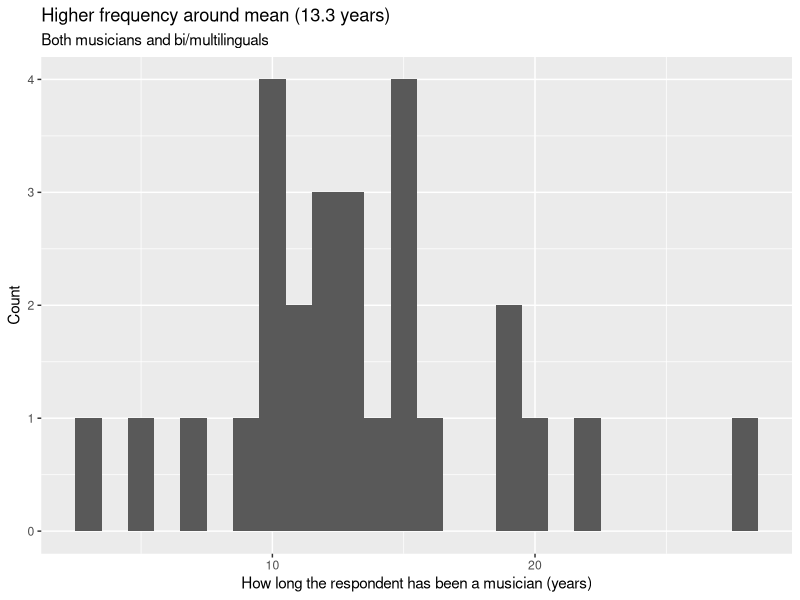

Write the R code that produced this figure.
## ---- chunk 1
library(tidyverse)
survey <- read_csv("Nov4ModifiedCSV.csv") 
view(survey)
glimpse(survey)
## ---- chunk 2
survey %>%
  count(`Finished`)
## ---- chunk 3
survey$PRIVLESSONSDuring <- as.numeric(survey$PRIVLESSONSDuring)
survey$PRIVLESSONSPre <- as.numeric(survey$PRIVLESSONSPre)

survey$COURSEWORKPre <- as.numeric(survey$COURSEWORKPre)
survey$COURSEWORKDuring <- as.numeric(survey$COURSEWORKDuring)

survey$WARMUPPre <- as.numeric(survey$WARMUPPre)
survey$WARMUPDuring <- as.numeric(survey$WARMUPDuring)

survey$FORMALTRAININGPre <- as.numeric(survey$FORMALTRAININGPre)
survey$FORMALTRAININGDuring <- as.numeric(survey$FORMALTRAININGDuring)

survey$PERFORMANCEPre <- as.numeric(survey$PERFORMANCEPre)
survey$PERFORMANCEDuring <- as.numeric(survey$PERFORMANCEDuring)

survey$REHEARSALPre <- as.numeric(survey$REHEARSALPre)
survey$REHEARSALDuring <- as.numeric(survey$REHEARSALDuring)

survey <- survey %>%
  mutate(diffPrivLessons=PRIVLESSONSDuring-PRIVLESSONSPre,
         diffCoursework=COURSEWORKDuring-COURSEWORKPre,
         diffWarmup=WARMUPDuring-WARMUPPre,
         diffFormalTraining=FORMALTRAININGDuring-PERFORMANCEPre,
         diffPerformance=PERFORMANCEDuring-PERFORMANCEPre,
         diffRehearsal=REHEARSALDuring-REHEARSALPre)

## ---- chunk 4
both <- survey %>% filter(`Please select the most relevant choice.`=="I am a musician and a bilingual/multilingual. (cf. numbers 1 and 2 above)")
musician <- survey %>% filter(`Please select the most relevant choice.`=="I am a professional musician, I am a student majoring or minoring in music, I play a musical instrument or sing every day for at least 2 hours per day, OR I am a faculty member teaching music.")
language <- survey %>% filter(`Please select the most relevant choice.`=="I am a bilingual who uses 2 languages every day, OR I am a multilingual who uses 3 or more languages every day.")
## ---- chunk 5
both %>%
  count(`Please select the option that best applies to you.`)

## ---- chunk 6
both %>%
  select(`Please state your music experience in the levels of music training given below. - High school - Music experience`,
         `Please state your music experience in the levels of music training given below. - Some college - Music experience`,
         `Please state your music experience in the levels of music training given below. - Associate’s degree - Music experience`,
         `Please state your music experience in the levels of music training given below. - Bachelor’s degree - Music experience`,
         `Please state your music experience in the levels of music training given below. - Master's degree - Music experience`,
         `Please state your music experience in the levels of music training given below. - PhD or professional degree - Music experience`,
         `If applicable, what other types of musical training did you receive?`)    

## ---- chunk 7
both %>% 
  select(`What are the most enjoyable aspects of your musical life?`,
         `What are some of your most vivid music-related memories?` ,
         `Do you have memories that also include specific musical moments (performing, listening, etc.)?` ,
         `Can a piece of music take you to a different place and time?`,
         `Please share some examples of music making taking you to a different place and time.`)

## ---- chunk 8
both %>%
  select(`With whom do you play music?`,
         `Are there any musicians in your family or amongst your friends?`,
         `How has your family's/friend's musicianship impacted you?`)

## ---- chunk 9
both %>%
  count(`How has COVID-19 affected your ability to be a musician?`)

## ---- chunk 10
both %>%
  count(`How has COVID-19 affected your ability to be a musician?`,
         `In what way has COVID-19 affected your income from music?`,
         `In what way has COVID-19 affected available rehearsal/practice space for you?`,
         `In what way has COVID-19 affected your motivation to play?`)

## ---- chunk 11
both %>%
  select(`How has COVID-19 affected your ability to be a musician?`,
         diffPrivLessons,
         diffCoursework,
         diffWarmup,
         diffFormalTraining,
         diffPerformance,
         diffRehearsal,
         `In what way has COVID-19 affected your income from music?`,
         `In what way has COVID-19 affected available rehearsal/practice space for you?`,
         `In what way has COVID-19 affected your motivation to play?`,
         `Please share any additional information on how COVID-19 has affected your ability to be a musician?`)

## ---- chunk 12
both %>%
  count(`In what way has COVID-19 affected your accessibility to persons in your bi- and multilingual communities?`)

both %>%
  summarise(meanYearsPlayed = mean(HowLongPlayingFormatted, na.rm=TRUE),
            meanAge = mean(Age, na.rm=TRUE))

ggplot(data=both, mapping = aes(x=HowLongPlayingFormatted)) + 
  geom_histogram(binwidth=1) +
  labs(x="How long the respondent has been a musician (years)",
       y="Count",
       title="Higher frequency around mean (13.3 years)",
       subtitle="Both musicians and bi/multilinguals")
## ---- chunk 13
both %>% select(HIGHSCHOOLLANGSTUDIED, SOMECOLLEGELANGSTUDIED, ASSOCIATESLANGSTUDIED, BACHELORSLANGSTUDIED, MASTERSLANGSTUDIED, PHDLANGSTUDIED)
## ---- chunk 14
both %>%
  count(`In what way has COVID-19 affected your accessibility to persons in your bi- and multilingual communities?`)

both %>%
  select(`In what way has COVID-19 affected your accessibility to persons in your bi- and multilingual communities?` ,
         `In what way has COVID-19 affected travel for you?`,
         `In what ways has COVID-19 impacted your interactions with others in general?`,
         `In what ways has COVID-19 impacted your income?`,
         `In what ways has COVID-19 impacted your course delivery of language courses?`)
